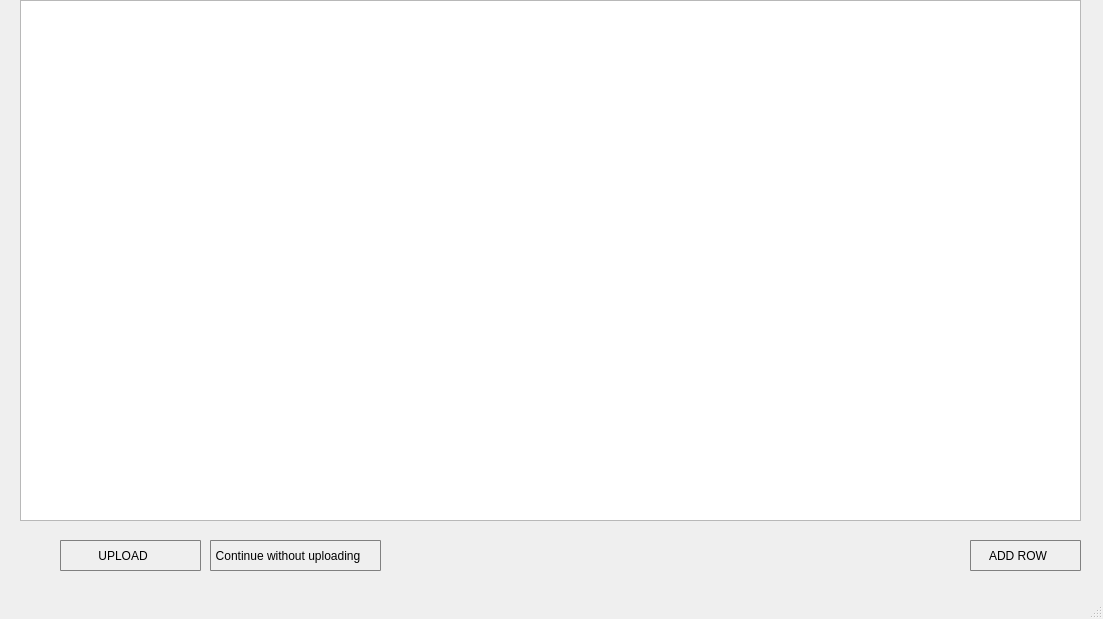
<?xml version="1.0" encoding="UTF-8"?>
<ui version="4.0">
 <class>MainWindow</class>
 <widget class="QMainWindow" name="MainWindow">
  <property name="geometry">
   <rect>
    <x>0</x>
    <y>0</y>
    <width>1103</width>
    <height>619</height>
   </rect>
  </property>
  <property name="windowTitle">
   <string>MainWindow</string>
  </property>
  <widget class="QWidget" name="centralwidget">
   <widget class="QTableWidget" name="Table1">
    <property name="geometry">
     <rect>
      <x>20</x>
      <y>0</y>
      <width>1061</width>
      <height>521</height>
     </rect>
    </property>
    <attribute name="verticalHeaderVisible">
     <bool>false</bool>
    </attribute>
   </widget>
   <widget class="QPushButton" name="pushButton">
    <property name="geometry">
     <rect>
      <x>60</x>
      <y>540</y>
      <width>141</width>
      <height>31</height>
     </rect>
    </property>
    <property name="styleSheet">
     <string notr="true">    border: 1px solid gray;
    border-radius: 1px;
    padding: 1px 18px 1px 3px;
  
</string>
    </property>
    <property name="text">
     <string>UPLOAD</string>
    </property>
   </widget>
   <widget class="QPushButton" name="rowadd">
    <property name="geometry">
     <rect>
      <x>970</x>
      <y>540</y>
      <width>111</width>
      <height>31</height>
     </rect>
    </property>
    <property name="styleSheet">
     <string notr="true">    border: 1px solid gray;
    border-radius: 1px;
    padding: 1px 18px 1px 3px;
  
</string>
    </property>
    <property name="text">
     <string>ADD ROW</string>
    </property>
   </widget>
   <widget class="QPushButton" name="woeditingTable">
    <property name="geometry">
     <rect>
      <x>210</x>
      <y>540</y>
      <width>171</width>
      <height>31</height>
     </rect>
    </property>
    <property name="autoFillBackground">
     <bool>false</bool>
    </property>
    <property name="styleSheet">
     <string notr="true">    border: 1px solid gray;
    border-radius: 1px;
    padding: 1px 18px 1px 3px;
  
</string>
    </property>
    <property name="text">
     <string>Continue without uploading</string>
    </property>
   </widget>
  </widget>
  <widget class="QMenuBar" name="menubar">
   <property name="geometry">
    <rect>
     <x>0</x>
     <y>0</y>
     <width>1103</width>
     <height>22</height>
    </rect>
   </property>
  </widget>
  <widget class="QStatusBar" name="statusbar"/>
 </widget>
 <resources/>
 <connections/>
</ui>
